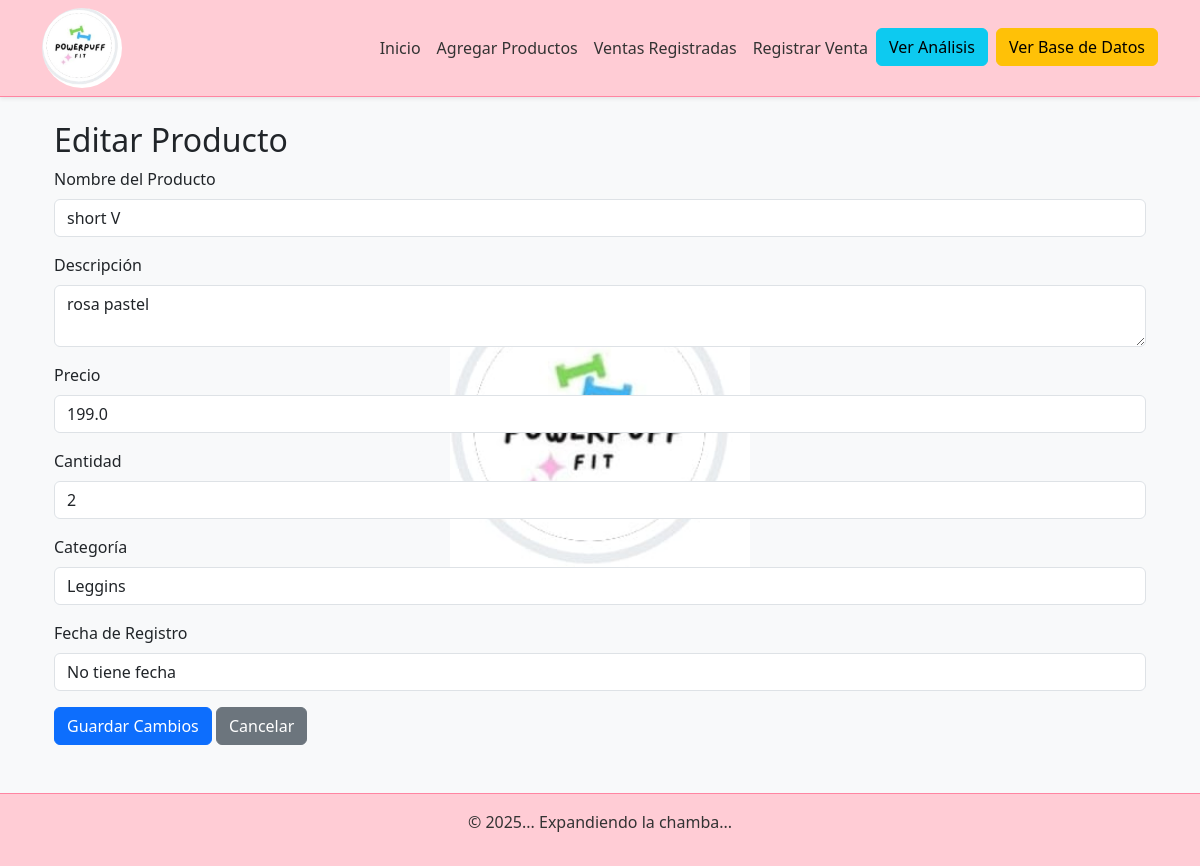
The page /producto/editar/1 on the database as committed earlier.
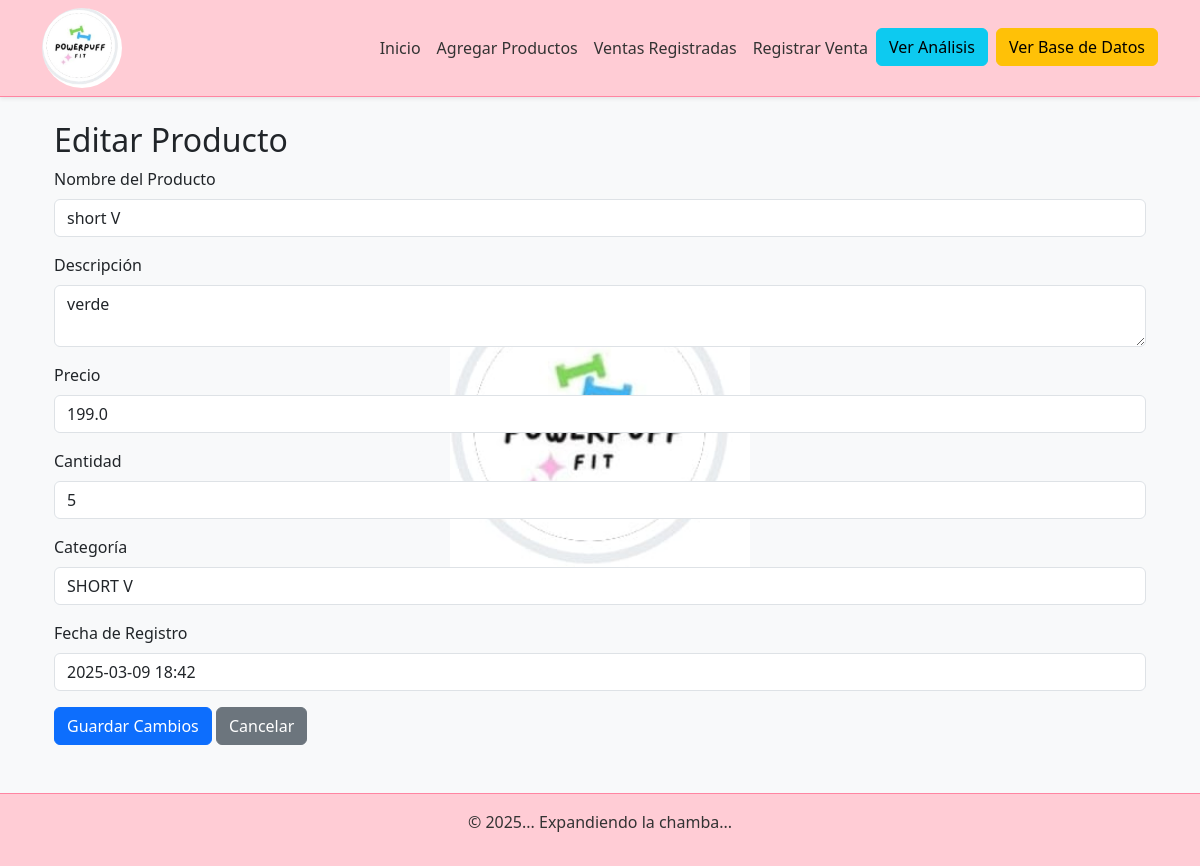
The same page on the database as committed later.
### app/models.py (models this page shows, shortened)
class Producto(db.Model):
    __tablename__ = 'producto'
    id = db.Column(db.Integer, primary_key=True)
    nombre = db.Column(db.String(100), nullable=False)
    descripcion = db.Column(db.String(200))
    precio = db.Column(db.Float, nullable=False)
    cantidad = db.Column(db.Integer, nullable=False)
    categoria = db.Column(db.String(50), nullable=False)
    activo = db.Column(db.Boolean, default=True)
    fecha_registro = db.Column(db.DateTime, default=datetime.utcnow)
    movimientos = db.relationship('MovimientoInventario', back_populates='producto', cascade="all, delete-orphan")
    ventas = db.relationship('VentaProducto', back_populates='producto', cascade="all, delete-orphan")  # <-- Agregar esta línea

### app/routes.py (the view, shortened to what this page needs)
@routes.route('/producto/editar/<int:id>', methods=['GET', 'POST'])
def editar_producto(id):
    producto = Producto.query.get_or_404(id)
    return render_template('editar_producto.html', producto=producto, categorias=CATEGORIAS_PREDETERMINADAS)

### app/templates/editar_producto.html
{% extends "base.html" %}
{% block content %}
<div class="container mt-4">
    <h2>Editar Producto</h2>
    <form action="{{ url_for('routes.editar_producto', id=producto.id) }}" method="POST">
        <div class="mb-3">
            <label for="nombre" class="form-label">Nombre del Producto</label>
            <input type="text" class="form-control" id="nombre" name="nombre" value="{{ producto.nombre }}" required>
        </div>
        <div class="mb-3">
            <label for="descripcion" class="form-label">Descripción</label>
            <textarea class="form-control" id="descripcion" name="descripcion">{{ producto.descripcion }}</textarea>
        </div>
        <div class="mb-3">
            <label for="precio" class="form-label">Precio</label>
            <input type="number" class="form-control" id="precio" name="precio" value="{{ producto.precio }}" step="0.01" required>
        </div>
        <div class="mb-3">
            <label for="cantidad" class="form-label">Cantidad</label>
            <input type="number" class="form-control" id="cantidad" name="cantidad" value="{{ producto.cantidad }}" required>
        </div>
        <div class="mb-3">
            <label for="categoria" class="form-label">Categoría</label>
            <input type="text" class="form-control" id="categoria" name="categoria" value="{{ producto.categoria }}">
        </div>
        <div class="mb-3">
            <label for="fecha_registro" class="form-label">Fecha de Registro</label>
            <input type="text" class="form-control" id="fecha_registro"
                   value="{% if producto.fecha_registro %}{{ producto.fecha_registro.strftime('%Y-%m-%d %H:%M') }}{% else %}No tiene fecha{% endif %}"
                   readonly>
        </div>
        <div class="d-grid gap-2 d-md-block">
            <button type="submit" class="btn btn-primary">Guardar Cambios</button>
            <a href="{{ url_for('routes.index') }}" class="btn btn-secondary">Cancelar</a>
        </div>
    </form>
</div>
{% endblock %}

Rows that differ between the two databases and show on the page:
changed Producto "short V": descripcion "rosa pastel" → "verde"; cantidad "2" → "5"; categoria "Leggins" → "SHORT V"; fecha_registro "No tiene fecha" → "2025-03-09 18:42"
